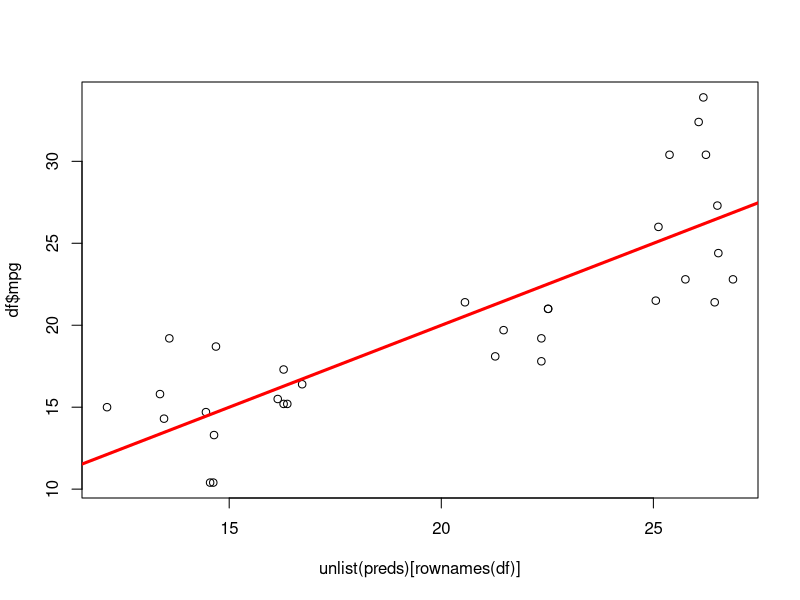
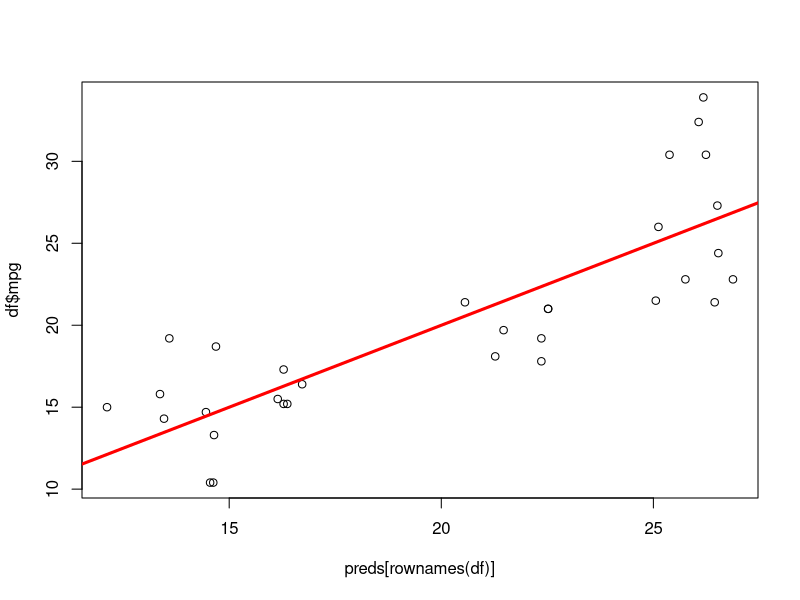
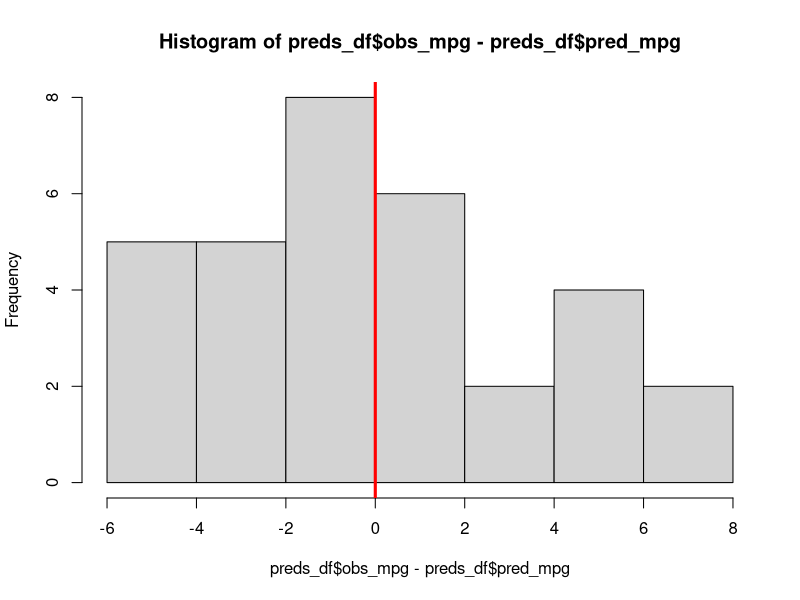
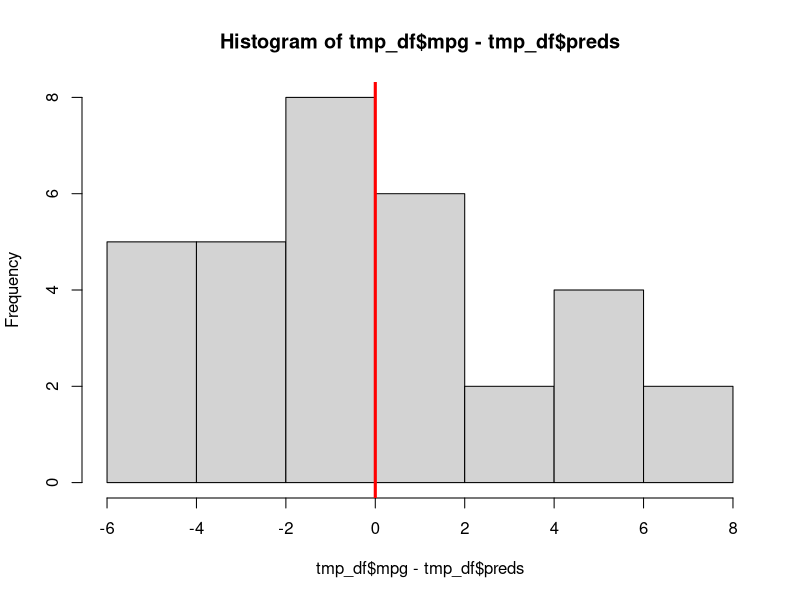

R code for these plots, in order:
## TidyX Episode 142 - Storing data from a loop

library(tidyverse)


## setup
df <- mtcars
head(df)

## Sample Observations
n_obs <- nrow(df)
n_obs

## Set up the folds
k <- 5
k_fold <- floor(n_obs / k)
k_fold

k_fold * 5

## Create the groups
groups <- rep(1:k, each = k_fold)
length(groups)

## Add a random selection to any un accounted for groups
extra_groups <- sample(1:k, size = n_obs - length(groups))

groups <- c(groups, extra_groups)

rand_groups <- sample(groups, replace = FALSE, size = length(groups))

## put groups into the data frame for subsetting
df$k_group <- groups
df

##### K-fold version 1: lists ###########

group_id <- unique(df$k_group)
preds <- list()

## k-fold cross validation
for(i in group_id){
  
  dat <- df %>% filter(k_group != i)
  hold_out <- df %>% filter(k_group == i)
  
  fit <- lm(mpg ~ cyl + disp + hp, data = dat)
  preds[[i]] <- predict(fit, newdata = hold_out)

}

## Plot model results
plot(x = unlist(preds)[rownames(df)],
     y = df$mpg)
abline(a = 0, b = 1, col = "red", lwd = 3)



##### K-fold version 2: vector ###########

preds <- c()

## k-fold cross validation
for(i in group_id){
  
  dat <- df %>% filter(k_group != i)
  hold_out <- df %>% filter(k_group == i)
  
  fit <- lm(mpg ~ cyl + disp + hp, data = dat)
  
  preds <- c(preds, predict(fit, newdata = hold_out))
}

preds

## Plot model results
plot(x = preds[rownames(df)],
     y = df$mpg)
abline(a = 0, b = 1, col = "red", lwd = 3)

##### K-fold version 3: data.frames construction ###########

preds_df <- data.frame(
  fold = numeric(0),
  obs_mpg = numeric(0),
  pred_mpg = numeric(0),
  car = character(0)
  )

## k-fold cross validation
for(i in group_id){
  
  dat <- df %>% filter(k_group != i)
  hold_out <- df %>% filter(k_group == i)
  
  fit <- lm(mpg ~ cyl + disp + hp, data = dat)
  
  fold_df <- data.frame(
    fold = i,
    obs_mpg = hold_out$mpg,
    pred_mpg = predict(fit, newdata = hold_out),
    car = rownames(hold_out)
  )
  
  preds_df <- rbind(preds_df, fold_df)
  
}

preds_df

## Plot model residuals
hist(x = preds_df$obs_mpg - preds_df$pred_mpg )
abline(v = 0, col = "red", lwd = 3)


##### K-fold version 4: updating data.frame ref ###########

tmp_df <- df
tmp_df$preds <- NA_real_

## k-fold cross validation
for(i in group_id){
  
  dat <- df %>% filter(k_group != i)
  hold_out <- df %>% filter(k_group == i)
  
  fit <- lm(mpg ~ cyl + disp + hp, data = dat)
  
  preds_vec <- predict(fit, newdata = hold_out)

  tmp_df[names(preds_vec), "preds"] <- preds_vec
  
}

tmp_df

## Plot model residuals
hist(x = tmp_df$mpg - tmp_df$preds )
abline(v = 0, col = "red", lwd = 3)


microbenchmark::microbenchmark(
  'a' = { 
    group_id <- unique(df$k_group)
  preds <- list()
  
  ## k-fold cross validation
  for(i in group_id){
    
    dat <- df %>% filter(k_group != i)
    hold_out <- df %>% filter(k_group == i)
    
    fit <- lm(mpg ~ cyl + disp + hp, data = dat)
    preds[[i]] <- predict(fit, newdata = hold_out)
    
  } } ,
  'b' = { preds <- c()
  
  ## k-fold cross validation
  for(i in group_id){
    
    dat <- df %>% filter(k_group != i)
    hold_out <- df %>% filter(k_group == i)
    
    fit <- lm(mpg ~ cyl + disp + hp, data = dat)
    
    preds <- c(preds, predict(fit, newdata = hold_out))
  } },
  'c'= {
    preds_df <- data.frame(
      fold = numeric(0),
      obs_mpg = numeric(0),
      pred_mpg = numeric(0),
      car = character(0)
    )
    
    ## k-fold cross validation
    for(i in group_id){
      
      dat <- df %>% filter(k_group != i)
      hold_out <- df %>% filter(k_group == i)
      
      fit <- lm(mpg ~ cyl + disp + hp, data = dat)
      
      fold_df <- data.frame(
        fold = i,
        obs_mpg = hold_out$mpg,
        pred_mpg = predict(fit, newdata = hold_out),
        car = rownames(hold_out)
      )
      
      preds_df <- rbind(preds_df, fold_df)
      
    }
  },
  'd' = {
    tmp_df <- df
    tmp_df$preds <- NA_real_
    
    ## k-fold cross validation
    for(i in group_id){
      
      dat <- df %>% filter(k_group != i)
      hold_out <- df %>% filter(k_group == i)
      
      fit <- lm(mpg ~ cyl + disp + hp, data = dat)
      
      preds_vec <- predict(fit, newdata = hold_out)
      
      tmp_df[names(preds_vec), "preds"] <- preds_vec
      
    }
  }
)
